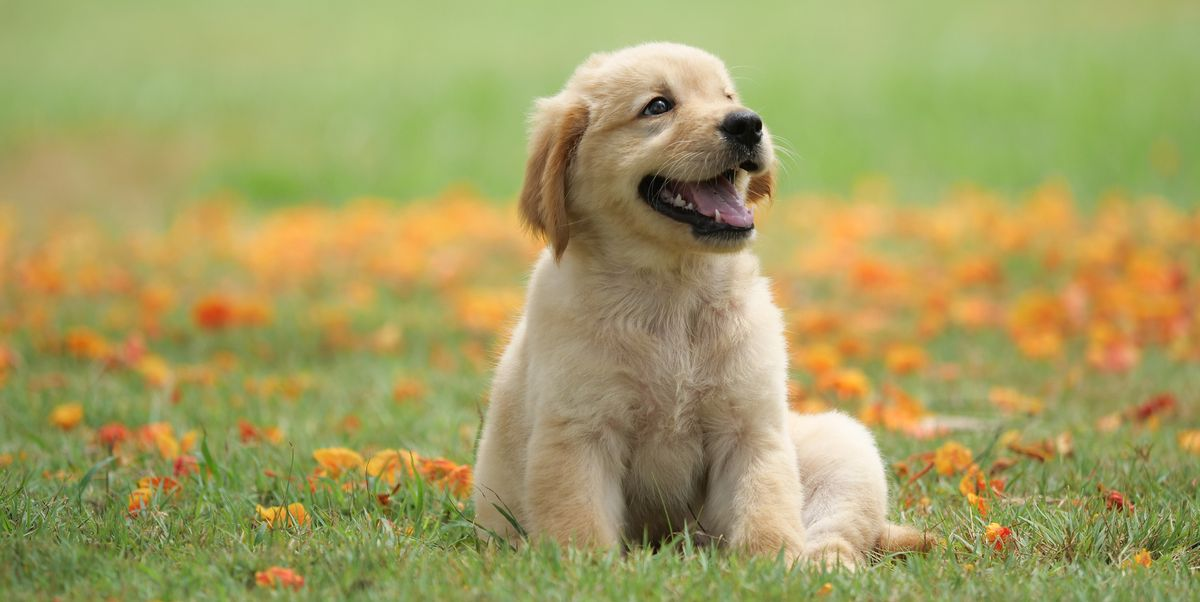
#> input picture Lab 3/dog.png, 1200 x 602 px
$ jupyter execute Task2.ipynb
#> lines starting #> are read from the running program, lines starting #| are printed output that depends on the picture
[cell 1]
import cv2
from matplotlib import pyplot as plt
import numpy as np

def showImages(pic1,pic2):
    plt.subplot(1,2,1)
    plt.imshow(pic1)
    plt.subplot(1,2,2)
    plt.imshow(pic2)

dog = cv2.imread("dog.png")
#> dog is the input picture: shape (602, 1200, 3); mean B, G, R 97.6, 158.6, 163.9
dog = cv2.cvtColor(dog, cv2.COLOR_BGR2RGB)

plt.imshow(dog);

[cell 2]
kernel = np.array([[0,-1,0],[-1,5,-1],[0,-1,0]], dtype=float)
sharpdog =cv2.filter2D(dog,-1,kernel=kernel)

plt.imshow(sharpdog);

[cell 3]
showImages(sharpdog[400:600,200:400,:],dog[400:600,200:400,:])
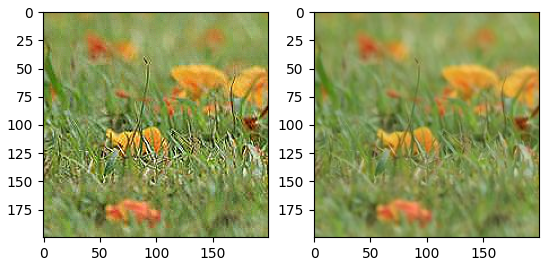
#> figure drawn by matplotlib, 2 panels
